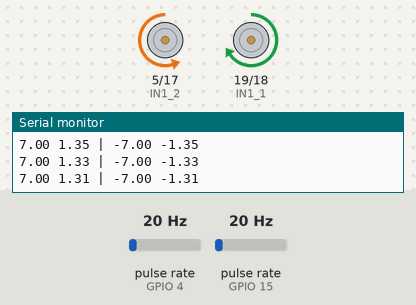
A sketch run on a simulated ESP32. Parts: motor-driver pin pairs drawn as motors (green arrow = first pin HIGH = forward, orange = second pin HIGH = backward, longer = more drive, scaled by the enable pin), the last lines printed to the serial monitor. Wiring (inferred from the names in the program): 2 × pulse sensor: data GPIO 4 / data GPIO 15. The test bench sets the inputs (shaded band); at power-on: pulse rate (sensors on GPIO 4, GPIO 15) 20 Hz.

Above: at 1.2 s.
1.3 s: pulse rate (sensor on GPIO 4) set to 196 Hz
At 2.05 s:
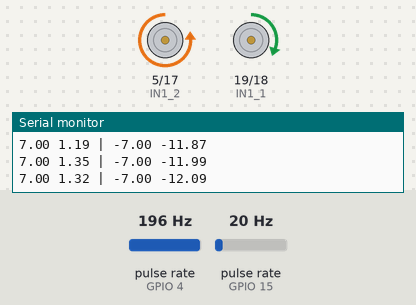
4.3 s: pulse rate (sensor on GPIO 15) set to 196 Hz
At 4.58 s:
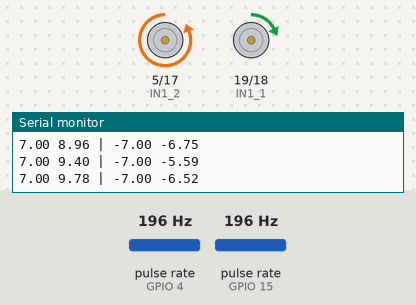
7.3 s: pulse rate (sensor on GPIO 15) set to 150 Hz
10.3 s: pulse rate (sensor on GPIO 4) set to 4 Hz
13.3 s: pulse rate (sensor on GPIO 15) set to 4 Hz
At 16.2 s:
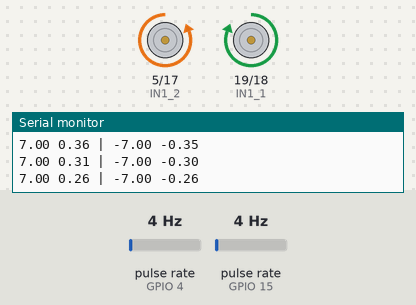
Timing chart, 0 to 17.3 s (numbered marks = the images above; inputs shaded):
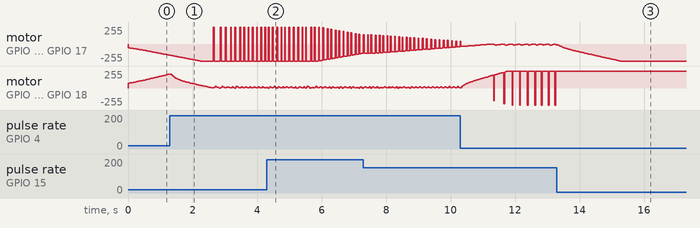

Measured:
- after the input at 13.3 s, motor on GPIO 19 (IN1_1) / GPIO 18 (IN2_1): stops changing and stays forward 255/255

The sketch:

control_velocidad_motores.ino
```cpp
// Pins Derecha
#define ENCA1 15
#define PWM1 27
#define IN1_1 19
#define IN2_1 18

// Pins Izquierda
#define ENCA2 4
#define PWM2 14
#define IN1_2 5
#define IN2_2 17

// Constants for Motor 1
const float kp1 = 8;
const float ki1 = 16;

// Constants for Motor 2
const float kp2 = 10;
const float ki2 = 20;

// globals for Motor 1
long prevT1 = 0;
int posPrev1 = 0;
volatile int pos_i1 = 0;
volatile float velocity_i1 = 0;
volatile long prevT_i1 = 0;

// globals for Motor 2
long prevT2 = 0;
int posPrev2 = 0;
volatile int pos_i2 = 0;
volatile float velocity_i2 = 0;
volatile long prevT_i2 = 0;

float v1Filt = 0;
float v1Prev = 0;
float v2Filt = 0;
float v2Prev = 0;

float eintegral1 = 0;
float eintegral2 = 0;

void setMotor(int dir, int pwmVal, int pwm, int in1, int in2){
  analogWrite(pwm,pwmVal); // Motor speed
  if(dir == 1){
    // Turn one way
    digitalWrite(in1,HIGH);
    digitalWrite(in2,LOW);
  }
  else if(dir == -1){
    // Turn the other way
    digitalWrite(in1,LOW);
    digitalWrite(in2,HIGH);
  }
  else{
    // Or dont turn
    digitalWrite(in1,LOW);
    digitalWrite(in2,LOW);
  }
}

void IRAM_ATTR readEncoder1(){
  int b = digitalRead(IN1_1);
  int increment = 0;
  if(b == 1){
    // If B is high, increment forward
    increment = 1;
  }
  else if(b == 0){
    // Otherwise, increment backward
    increment = -1;
  }
  pos_i1 = pos_i1 + increment;
}

void IRAM_ATTR readEncoder2(){
  int b = digitalRead(IN1_2);
  int increment = 0;
  if(b == 1){
    // If B is high, increment forward
    increment = 1;
  }
  else if(b == 0){
    // Otherwise, increment backward
    increment = -1;
  }
  pos_i2 = pos_i2 + increment;
}

void setup() {
  Serial.begin(9600);

  pinMode(ENCA1,INPUT);
  pinMode(PWM1,OUTPUT);
  pinMode(IN1_1,OUTPUT);
  pinMode(IN2_1,OUTPUT);

  pinMode(ENCA2,INPUT);
  pinMode(PWM2,OUTPUT);
  pinMode(IN1_2,OUTPUT);
  pinMode(IN2_2,OUTPUT);

  attachInterrupt(digitalPinToInterrupt(ENCA1),
                  readEncoder1,RISING);
  attachInterrupt(digitalPinToInterrupt(ENCA2),
                  readEncoder2,RISING);
}

void loop() {

  // read the position and velocity for motor 1
  int pos1 = 0;
  float velocity2_1 = 0;
  noInterrupts(); // disable interrupts temporarily while reading
  pos1 = pos_i1;
  velocity2_1 = velocity_i1;
  interrupts(); // turn interrupts back on

  // read the position and velocity for motor 2
  int pos2 = 0;
  float velocity2_2 = 0;
  noInterrupts(); // disable interrupts temporarily while reading
  pos2 = pos_i2;
  velocity2_2 = velocity_i2;
  interrupts(); // turn interrupts back on

  // Compute velocity with method 1 for motor 1
  long currT1 = micros();
  float deltaT1 = ((float) (currT1-prevT1))/1.0e6;
  float velocity1_1 = (pos1 - posPrev1)/deltaT1;
  posPrev1 = pos1;
  prevT1 = currT1;

  // Compute velocity with method 1 for motor 2
  long currT2 = micros();
  float deltaT2 = ((float) (currT2-prevT2))/1.0e6;
  float velocity1_2 = (pos2 - posPrev2)/deltaT2;
  posPrev2 = pos2;
  prevT2 = currT2;

  // Convert count/s to RPM for motor 1
  float v1_1 = velocity1_1/960.0*60.0;

  // Convert count/s to RPM for motor 2
  float v1_2 = velocity1_2/960.0*60.0;

  // Low-pass filter (25 Hz cutoff) for motor 1
  v1Filt = 0.854*v1Filt + 0.0728*v1_1 + 0.0728*v1Prev;
  v1Prev = v1_1;

  // Low-pass filter (25 Hz cutoff) for motor 2
  v2Filt = 0.854*v2Filt + 0.0728*v1_2 + 0.0728*v2Prev;
  v2Prev = v1_2;

  // Set a target for motor 1
  float vt1 = 7;

  // Set a target for motor 2
  float vt2 = -7;

  // Compute the control signal u for motor 1
  float e1 = vt1-v1Filt;
  eintegral1 = eintegral1 + e1*deltaT1;
  float u1 = kp1*e1 + ki1*eintegral1;

  // Compute the control signal u for motor 2
  float e2 = vt2-v2Filt;
  eintegral2 = eintegral2 + e2*deltaT2;
  float u2 = kp2*e2 + ki2*eintegral2;

  // Set the motor speed and direction for motor 1
  int dir1 = 1;
  if (u1<0){
    dir1 = -1;
  }
  int pwr1 = (int) fabs(u1);
  if(pwr1 > 255){
    pwr1 = 255;
  }
  setMotor(dir1,pwr1,PWM1,IN1_1,IN2_1);

  // Set the motor speed and direction for motor 2
  int dir2 = 1;
  if (u2<0){
    dir2 = -1;
  }
  int pwr2 = (int) fabs(u2);
  if(pwr2 > 255){
    pwr2 = 255;
  }
  setMotor(dir2,pwr2,PWM2,IN1_2,IN2_2);

  Serial.print(vt1);
  Serial.print(" ");
  Serial.print(v1Filt);
  Serial.print(" | ");
  Serial.print(vt2);
  Serial.print(" ");
  Serial.print(v2Filt);
  Serial.println();
  delay(1);
}
```
